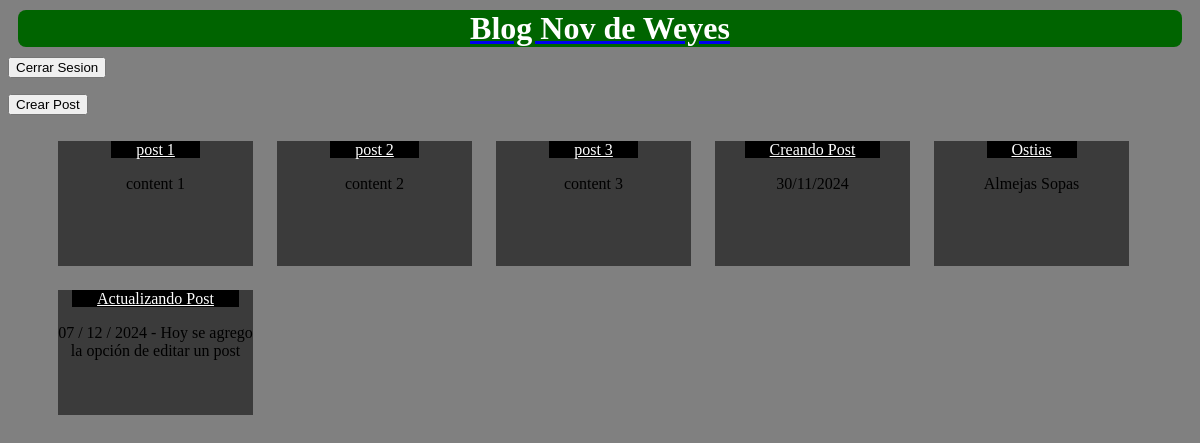
Before: /home/ with the older database file.
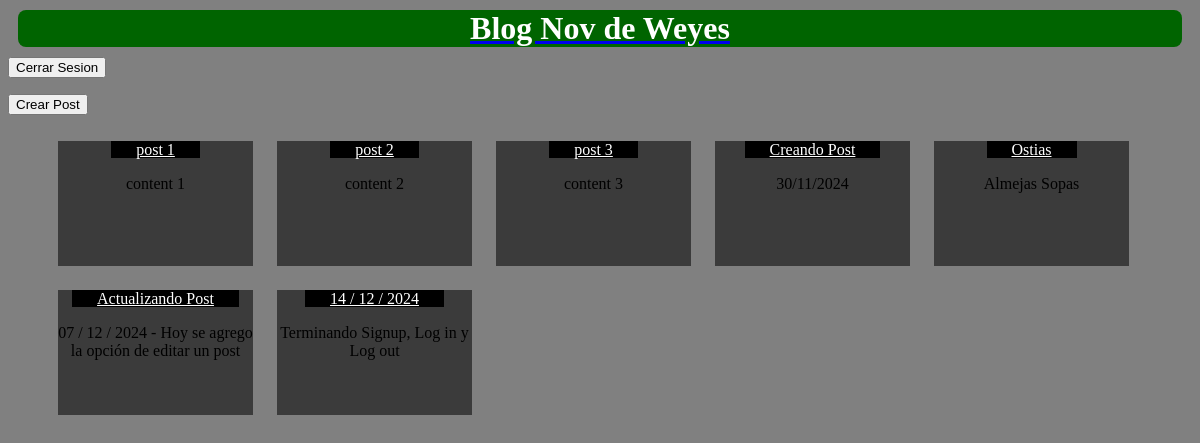
After: the same page with the newer database file.
### blog/models.py (models this page shows, shortened)
class Post(models.Model):   #Post es una tabla en la base de datos
    title = models.CharField(max_length=200)
    content = models.TextField()
    created_at = models.DateTimeField(auto_now_add=True)    #Cuando se crea un post, se crea un autor
    updated_at = models.DateTimeField(auto_now=True)    #Aqui se actualiza el post
    author = models.ForeignKey('auth.User', on_delete=models.CASCADE)   #Aqui se relaciona el post con el autor, el auto es una llave foranea que hace referencia a la tabla User de Django

### blog/views.py (the view)
# urls.py: path('', PostListView.as_view(), name='blog-home'), #Esto es el post-list
class PostListView(ListView):
    model = Post
    template_name = 'post_list.html' #Archivo dentro de la carpeta templates

### templates/post_list.html (shortened to what this page needs)
{% extends "_base.html" %}
{%  block content %}
    <a href="{% url 'post-create' %}">   <button>   Crear Post   </button>   </a>
    <ul>
        {% for item in post_list %}
            <li class="cuadrado-post">
                <a href="{% url 'post-detail' item.pk %}" class="titulo-post">  {{ item.title }}  </a>
                <p>{{ item.content }}</p>
            </li>
        {% endfor %}
    </ul>
{% endblock content%}

### templates/_base.html (shortened to what this page needs)
<!DOCTYPE html>
<html lang="en">
<head>
</head>
<body class="body">
    <a href="{% url 'blog-home' %}">
        <h1 class="link-inicio">Blog Nov de Weyes</h1>
    </a>
    <form method="post" action="{% url 'logout' %}">
        <input type="submit" value="Cerrar Sesion">
    </form>
    {% block content %}
    {% endblock content %}
</body>
</html>

### templates/post_list.html (style rules this page uses)
.cuadrado-post { text-align: center; background-color: rgb(59, 59, 59); margin: 10px; height: 125px; width: 195px; display: inline-block; font-display: red; overflow: hidden; text-overflow: ellipsis; }
.titulo-post { width: 195px; background-color: black; color: white; padding-left: 25px; padding-right: 25px; }

### templates/_base.html (style rules this page uses)
.body { background-color: gray; }
.link-inicio { color: white; background-color: darkgreen; border-radius: 8px; margin: 10px; text-align: center; }

Changed rows visible on the page:
added Post: title "14 / 12 / 2024", content "Terminando Signup, Log in y Log out"
